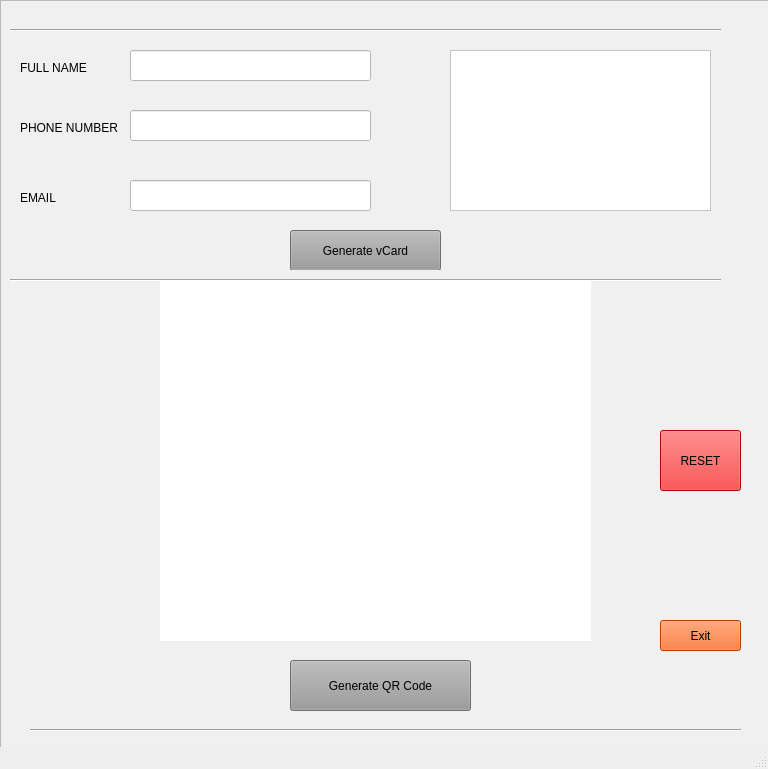
<?xml version="1.0" encoding="UTF-8"?>
<ui version="4.0">
 <class>vCardQRCodegenerator</class>
 <widget class="QMainWindow" name="vCardQRCodegenerator">
  <property name="geometry">
   <rect>
    <x>0</x>
    <y>0</y>
    <width>768</width>
    <height>769</height>
   </rect>
  </property>
  <property name="windowTitle">
   <string>vCard QR Code generator</string>
  </property>
  <widget class="QWidget" name="centralwidget">
   <widget class="QFrame" name="frame">
    <property name="geometry">
     <rect>
      <x>0</x>
      <y>0</y>
      <width>771</width>
      <height>751</height>
     </rect>
    </property>
    <property name="styleSheet">
     <string notr="true">background-color: rgb(240, 240, 240);</string>
    </property>
    <property name="frameShape">
     <enum>QFrame::StyledPanel</enum>
    </property>
    <property name="frameShadow">
     <enum>QFrame::Raised</enum>
    </property>
    <widget class="QPushButton" name="genvcard">
     <property name="geometry">
      <rect>
       <x>290</x>
       <y>230</y>
       <width>151</width>
       <height>41</height>
      </rect>
     </property>
     <property name="styleSheet">
      <string notr="true">background-color: rgb(154, 154, 154);</string>
     </property>
     <property name="text">
      <string>Generate vCard</string>
     </property>
    </widget>
    <widget class="QPushButton" name="GenerateQRCode">
     <property name="geometry">
      <rect>
       <x>290</x>
       <y>660</y>
       <width>181</width>
       <height>51</height>
      </rect>
     </property>
     <property name="styleSheet">
      <string notr="true">background-color: rgb(154, 154, 154);</string>
     </property>
     <property name="text">
      <string>Generate QR Code</string>
     </property>
    </widget>
    <widget class="QLineEdit" name="fullname">
     <property name="geometry">
      <rect>
       <x>130</x>
       <y>50</y>
       <width>241</width>
       <height>31</height>
      </rect>
     </property>
     <property name="styleSheet">
      <string notr="true">background-color: rgb(255, 255, 255);</string>
     </property>
    </widget>
    <widget class="QLabel" name="label">
     <property name="geometry">
      <rect>
       <x>20</x>
       <y>60</y>
       <width>101</width>
       <height>16</height>
      </rect>
     </property>
     <property name="text">
      <string>FULL NAME</string>
     </property>
    </widget>
    <widget class="QLineEdit" name="number">
     <property name="geometry">
      <rect>
       <x>130</x>
       <y>110</y>
       <width>241</width>
       <height>31</height>
      </rect>
     </property>
     <property name="styleSheet">
      <string notr="true">background-color: rgb(255, 255, 255);</string>
     </property>
    </widget>
    <widget class="QLabel" name="label_2">
     <property name="geometry">
      <rect>
       <x>20</x>
       <y>120</y>
       <width>101</width>
       <height>16</height>
      </rect>
     </property>
     <property name="text">
      <string>PHONE NUMBER</string>
     </property>
    </widget>
    <widget class="QLineEdit" name="email">
     <property name="geometry">
      <rect>
       <x>130</x>
       <y>180</y>
       <width>241</width>
       <height>31</height>
      </rect>
     </property>
     <property name="styleSheet">
      <string notr="true">background-color: rgb(255, 255, 255);</string>
     </property>
    </widget>
    <widget class="QLabel" name="label_3">
     <property name="geometry">
      <rect>
       <x>20</x>
       <y>190</y>
       <width>101</width>
       <height>16</height>
      </rect>
     </property>
     <property name="text">
      <string>EMAIL</string>
     </property>
    </widget>
    <widget class="QTextEdit" name="vcardoutput">
     <property name="geometry">
      <rect>
       <x>450</x>
       <y>50</y>
       <width>261</width>
       <height>161</height>
      </rect>
     </property>
     <property name="styleSheet">
      <string notr="true">background-color: rgb(255, 255, 255);</string>
     </property>
    </widget>
    <widget class="Line" name="line">
     <property name="geometry">
      <rect>
       <x>10</x>
       <y>20</y>
       <width>711</width>
       <height>21</height>
      </rect>
     </property>
     <property name="orientation">
      <enum>Qt::Horizontal</enum>
     </property>
    </widget>
    <widget class="Line" name="line_2">
     <property name="geometry">
      <rect>
       <x>10</x>
       <y>270</y>
       <width>711</width>
       <height>21</height>
      </rect>
     </property>
     <property name="orientation">
      <enum>Qt::Horizontal</enum>
     </property>
    </widget>
    <widget class="QLabel" name="QRcodeoutput">
     <property name="geometry">
      <rect>
       <x>160</x>
       <y>280</y>
       <width>431</width>
       <height>361</height>
      </rect>
     </property>
     <property name="styleSheet">
      <string notr="true">background-color: rgb(255, 255, 255);</string>
     </property>
     <property name="text">
      <string/>
     </property>
    </widget>
    <widget class="QPushButton" name="reset">
     <property name="geometry">
      <rect>
       <x>660</x>
       <y>430</y>
       <width>81</width>
       <height>61</height>
      </rect>
     </property>
     <property name="styleSheet">
      <string notr="true">background-color: rgb(255, 0, 0);</string>
     </property>
     <property name="text">
      <string>RESET</string>
     </property>
    </widget>
    <widget class="Line" name="line_3">
     <property name="geometry">
      <rect>
       <x>30</x>
       <y>720</y>
       <width>711</width>
       <height>21</height>
      </rect>
     </property>
     <property name="orientation">
      <enum>Qt::Horizontal</enum>
     </property>
    </widget>
    <widget class="QPushButton" name="exit">
     <property name="geometry">
      <rect>
       <x>660</x>
       <y>620</y>
       <width>81</width>
       <height>31</height>
      </rect>
     </property>
     <property name="styleSheet">
      <string notr="true">background-color: rgb(255, 85, 0);</string>
     </property>
     <property name="text">
      <string>Exit</string>
     </property>
    </widget>
   </widget>
  </widget>
  <widget class="QStatusBar" name="statusbar"/>
 </widget>
 <resources/>
 <connections/>
</ui>
